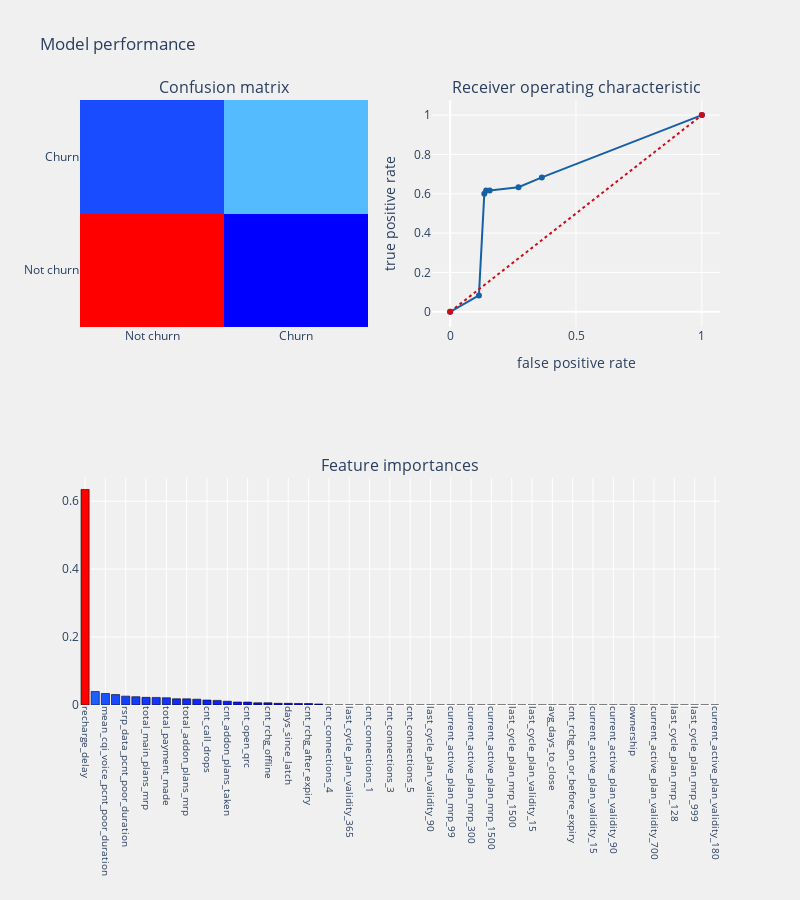

Notebook code for this chart:
### Code cell
from sklearn.tree import DecisionTreeClassifier
from sklearn.tree import export_graphviz
from sklearn import tree
from graphviz import Source
from IPython.display import SVG, display

decision_tree = DecisionTreeClassifier(max_depth = 9, random_state = 123,
                                       splitter = "best", criterion = "gini")

telecom_churn_prediction(decision_tree, x_train, x_test, y_train, y_test, "features", threshold_plot=True)

#plot decision tree
treeplot(decision_tree, cols, ["Not churn", "Churn"])

### Figure 1 — Plotly figure (JSON) as saved in the notebook; plotly's stock layout.template omitted (floating-point values rounded to 4 significant figures)
{"data": [{"colorscale": [[0, "rgb(0,0,255)"], [0.1, "rgb(51,153,255)"], [0.2, "rgb(102,204,255)"], [0.3, "rgb(153,204,255)"], [0.4, "rgb(204,204,255)"], [0.5, "rgb(255,255,255)"], [0.6, "rgb(255,204,255)"], [0.7, "rgb(255,153,255)"], [0.8, "rgb(255,102,204)"], [0.9, "rgb(255,102,102)"], [1, "rgb(255,0,0)"]], "name": "Confusion matrix", "showscale": false, "type": "heatmap", "x": ["Not churn", "Churn"], "xaxis": "x", "y": ["Not churn", "Churn"], "yaxis": "y", "z": [[121, 19], [24, 36]]}, {"line": {"color": "rgb(22, 96, 167)", "width": 2}, "name": "Roc: 0.7321428571428572", "type": "scatter", "x": [0, 0.1143, 0.1357, 0.1429, 0.1571, 0.2714, 0.3643, 1], "xaxis": "x2", "y": [0, 0.08333, 0.6, 0.6167, 0.6167, 0.6333, 0.6833, 1], "yaxis": "y2"}, {"line": {"color": "rgb(205, 12, 24)", "dash": "dot", "width": 2}, "type": "scatter", "x": [0, 1], "xaxis": "x2", "y": [0, 1], "yaxis": "y2"}, {"marker": {"color": [0.6344, 0.03958, 0.0338, 0.03069, 0.02611, 0.02446, 0.0225, 0.02229, 0.02143, 0.01829, 0.01812, 0.01702, 0.01462, 0.01357, 0.01112, 0.008743, 0.008522, 0.006557, 0.006557, 0.004918, 0.004918, 0.00445, 0.004273, 0.003065, 0, 0, 0, 0, 0, 0, 0, 0, 0, 0, 0, 0, 0, 0, 0, 0, 0, 0, 0, 0, 0, 0, 0, 0, 0, 0, 0, 0, 0, 0, 0, 0, 0, 0, 0, 0, 0, 0, 0], "colorscale": [[0, "rgb(0,0,255)"], [0.1, "rgb(51,153,255)"], [0.2, "rgb(102,204,255)"], [0.3, "rgb(153,204,255)"], [0.4, "rgb(204,204,255)"], [0.5, "rgb(255,255,255)"], [0.6, "rgb(255,204,255)"], [0.7, "rgb(255,153,255)"], [0.8, "rgb(255,102,204)"], [0.9, "rgb(255,102,102)"], [1, "rgb(255,0,0)"]], "line": {"color": "black", "width": 0.6}}, "name": "coefficients", "type": "bar", "x": ["recharge_delay", "avg_days_bw_rchg_and_expiry", "mean_cqi_voice_pcnt_poor_duration", "pcnt_dropped_calls", "rsrp_data_pcnt_poor_duration", "sinr_voice_pcnt_poor_duration", "total_main_plans_mrp", "stddev_days_bw_rchg_and_expiry", "total_payment_made", "cnt_main_plans_taken", "total_addon_plans_mrp", "activation_plan_code", "cnt_call_drops", "customer_id", "cnt_addon_plans_taken", "current_active_plan_mrp_2999", "cnt_open_qrc", "cnt_connections_7", "cnt_rchg_offline", "current_active_plan_mrp_999", "days_since_latch", "sinr_data_pcnt_poor_duration", "cnt_rchg_after_expiry", "last_cycle_plan_mrp_500", "cnt_connections_4", "last_cycle_plan_validity_180", "last_cycle_plan_validity_365", "last_cycle_plan_validity_700", "cnt_connections_1", "cnt_connections_2", "cnt_connections_3", "age_on_network", "cnt_connections_5", "cnt_connections_6", "last_cycle_plan_validity_90", "cnt_connections_8", "current_active_plan_mrp_99", "current_active_plan_mrp_128", "current_active_plan_mrp_300", "current_active_plan_mrp_500", "current_active_plan_mrp_1500", "last_cycle_plan_validity_120", "last_cycle_plan_mrp_1500", "last_cycle_plan_validity_28", "last_cycle_plan_validity_15", "rsrp_voice_pcnt_poor_duration", "avg_days_to_close", "cnt_rchg_online", "cnt_rchg_on_or_before_expiry", "mnp_flag", "current_active_plan_validity_15", "current_active_plan_validity_28", "current_active_plan_validity_90", "current_active_plan_validity_120", "ownership", "current_active_plan_validity_365", "current_active_plan_validity_700", "last_cycle_plan_mrp_99", "last_cycle_plan_mrp_128", "last_cycle_plan_mrp_300", "last_cycle_plan_mrp_999", "last_cycle_plan_mrp_2999", "current_active_plan_validity_180"], "xaxis": "x3", "y": [0.6344, 0.03958, 0.0338, 0.03069, 0.02611, 0.02446, 0.0225, 0.02229, 0.02143, 0.01829, 0.01812, 0.01702, 0.01462, 0.01357, 0.01112, 0.008743, 0.008522, 0.006557, 0.006557, 0.004918, 0.004918, 0.00445, 0.004273, 0.003065, 0, 0, 0, 0, 0, 0, 0, 0, 0, 0, 0, 0, 0, 0, 0, 0, 0, 0, 0, 0, 0, 0, 0, 0, 0, 0, 0, 0, 0, 0, 0, 0, 0, 0, 0, 0, 0, 0, 0], "yaxis": "y3"}], "layout": {"annotations": [{"font": {"size": 16}, "showarrow": false, "text": "Confusion matrix", "x": 0.225, "xanchor": "center", "xref": "paper", "y": 1, "yanchor": "bottom", "yref": "paper"}, {"font": {"size": 16}, "showarrow": false, "text": "Receiver operating characteristic", "x": 0.775, "xanchor": "center", "xref": "paper", "y": 1, "yanchor": "bottom", "yref": "paper"}, {"font": {"size": 16}, "showarrow": false, "text": "Feature importances", "x": 0.5, "xanchor": "center", "xref": "paper", "y": 0.375, "yanchor": "bottom", "yref": "paper"}], "autosize": false, "height": 900, "margin": {"b": 195}, "paper_bgcolor": "rgba(240,240,240, 0.95)", "plot_bgcolor": "rgba(240,240,240, 0.95)", "showlegend": false, "title": {"text": "Model performance"}, "width": 800, "xaxis": {"anchor": "y", "domain": [0, 0.45]}, "xaxis2": {"anchor": "y2", "domain": [0.55, 1], "title": {"text": "false positive rate"}}, "xaxis3": {"anchor": "y3", "domain": [0, 1], "showgrid": true, "tickangle": 90, "tickfont": {"size": 10}}, "yaxis": {"anchor": "x", "domain": [0.625, 1]}, "yaxis2": {"anchor": "x2", "domain": [0.625, 1], "title": {"text": "true positive rate"}}, "yaxis3": {"anchor": "x3", "domain": [0, 0.375]}}}
